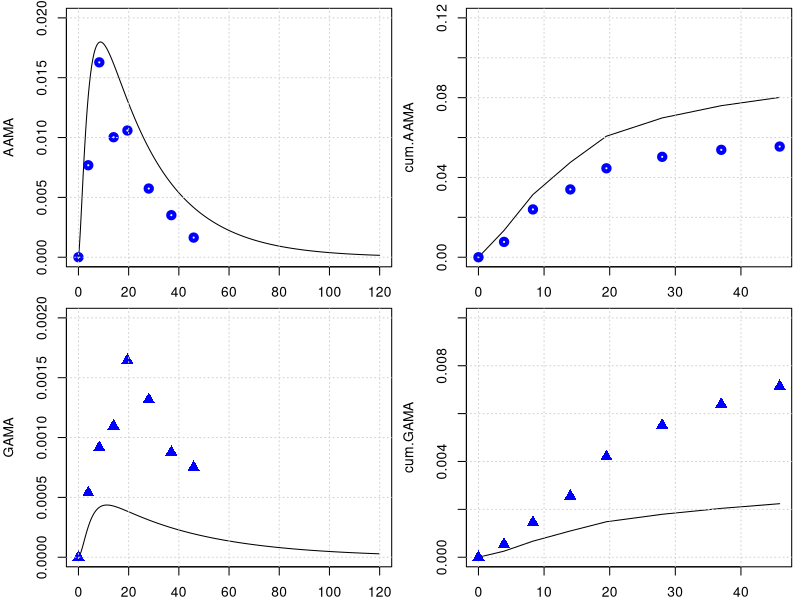
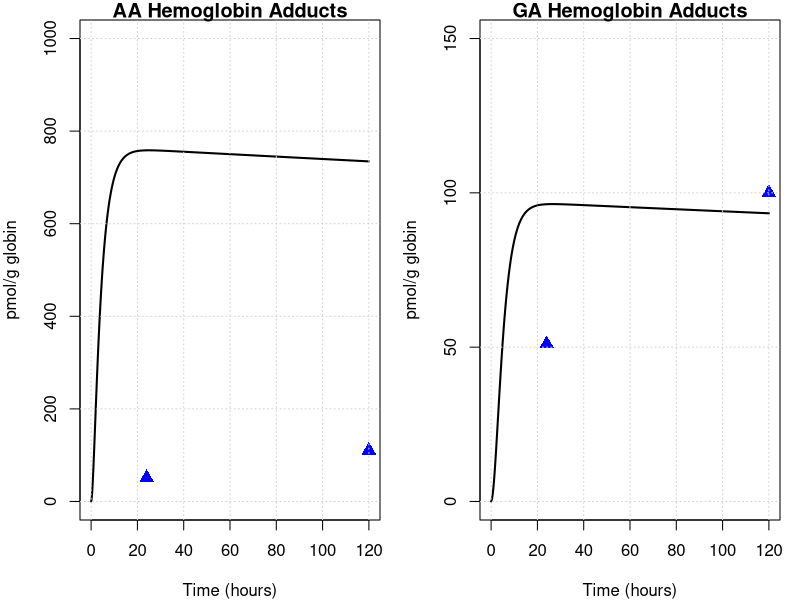
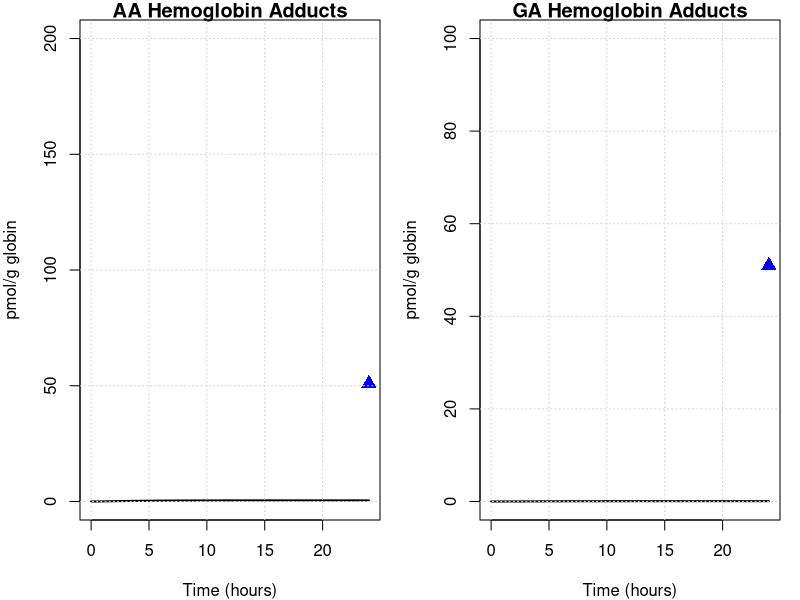

The R script that drew these images, in order:
library(deSolve)
library(minpack.lm)
graphics.off()

# body weight in kg
BW = 70 
# fractions of BW
##https://journals.sagepub.com/doi/pdf/10.1177/ANIB_32_3-4
F_B = 0.079 
F_B_AB = 0.35 #fraction: arterial blood of blood volume

F_B_VB = 0.65 #fraction: venous blood of blood volume
F_Li = 0.026
F_Ki = 0.0044
F_T = 1-(F_B+F_Li+F_Ki)
# organ volumes in L
V_AB <- BW*F_B*F_B_AB 
V_VB <- BW*F_B*F_B_VB 

V_T <- BW*F_T
V_Ki <- BW*F_Ki
V_Li <- BW*F_Li

#mixed venous delay compartment volume
V_mix <- V_VB

# cardiac output in L/(kg*h)
##https://journals.sagepub.com/doi/pdf/10.1177/ANIB_32_3-4
QCC = 16        #12.5 # maybe 14 or 6.5 check?
Q_C = QCC*BW^0.75
#FQ_P = 2.5/100 Trine: We don't have a lung compartment in this model
FQ_Li = 0.255
FQ_Ki = 0.19 #total - there is also an aterial flow rate 
FQ_T = 1 -( FQ_Li + FQ_Ki) # +FQ_P) Trine: We don't have a lung compartment in this model
Q_Li <- Q_C*FQ_Li
Q_Ki <- Q_C*FQ_Ki
Q_T <- Q_C*FQ_T

MW_aa = 71   # mg/mmol
MW_ga = 87   # mg/mmol
MW_GSH = 307.32 # mg/mmol
k_0_GSH = 7   # from Sweeney paper.
MW_GSH = 307.32     # mg/mmol

# partition coefficient 
pAA_TB  =  0.180     # Tissue::blood partition AA, Sweeney et al (2010) paper
pAA_KiB = 0.8      # Kidney::blood partition AA, Sweeney et al (2010) paper
pAA_LiB = 0.4      # liver::blood partition AA, Sweeney et al (2010) paper
# Maybe we said it earlier and these parameters are not sensitive to the model, but from which paper did you get the values of these partition coefs., 
# in the paper of Sweeney and of Li are different pAA_LiB = 0.4 and pAA_KiB = 0.8.

# reaction rate constants 
k_AAuptake = 1 #1/h

k_onAA_T = 0.028  #1/h     # we took it from Sweenney
k_onAA_B = 0.003 #0.036  #1/h # 0.036 h⁻¹ corresponds to tissue binding (KPBS1)in Sweeney, not blood
k_onAA_Li = 0.71 #1/h
k_onAA_Ki = 0.13 #1/h

# from 0.23 to 0.35
k_cl_GSH = 0.035   # 1/h   #  Reed et al. 2008 'A mathematical model of glutathione metabolism'
# doi:10.1186/1742-4682-5-8

# k_onAA_GSH = 0.55 # L/(mmol h)
# check, we do not use it any more.
k_exc_AAMA = 0.044  ## ##MK Furh et al. report on Elimination half-life of AAMA as ~17.4 h, then k_exc_AAMA=0.0398 h-1#
# 'Toxicokinetics of acrylamide in humans after ingestion of a defined dose in a test meal to improve risk assessment for acrylamide carcinogenicity'
# DOI: 10.1158/1055-9965.EPI-05-0647
# 0.049 #1/h or 0.13 # this will change the shape

# Maximum velocity for enzymatic reaction 
V_max_p450 = 9.08  # mg/h  from Sweenney paper, checked! (0.5 * BW^0.7 #)
# maximum rate of GA and AA conjugation with GSH (mg/(h BW^0.7))
Vmax_AA_GSH <- 472.2  #22*BW^0.7 # from the Sweeny  fitted   mg/h

# +++++++++++++++++++++++++++++++++++++++++++++++++++++++++++++++++
# PARAMETERS FOR GA
# +++++++++++++++++++++++++++++++++++++++++++++++++++++++++++++++++
# partition coefficient
pGA_TB  = 1.31 # Have been calculated from the Doerge et al 2005 paper on TK in mice
pGA_LiB = 0.5 #0.63 # Have been calculated from the Doerge et al 2005 paper on TK in mice
pGA_KiB = .3

#k_onGA_GSH = 0.8 #L/(mmol h)
k_onGA_T = 0.69        #1/h
k_onGA_B = 0.108       #1/h
k_onGA_Ki = k_onAA_T/2 #1/h
k_onGA_Li = 0.115      #1/h

k_exc_GAMA = 0.026   ##MK Furh et al. report on Elimination half-life of GAMA: ~25.1 hours, then k_exc_GAMA = 0.0276 h-1##  
# 0.077 #1/h  # or 0.027 # from sweeney # 
k_exc_GAOH = 0.077     # 1/h  # from sweeney
# (removed as no longer used) k_exc_GA <- .4         # 1/h Q_Ki*0.025

# Maximum velocity for enzymatic reaction 
V_max_EH = 20 *BW^0.7  
KM_p450 = 10.7
KM_EH = 100.0
# maximum rate of GA and AA conjugation with GSH (mg/(h BW^0.7))
Vmax_GA_GSH <- 389.05  # 20*BW^0.7 # from the Sweeny ( Vmax_GC2 )  fitted   mg/h

KMG1 = 100  # In Sweeney: KMG1 = 100 mg/L (human)  #50  #!Km with respect to AA for GSH conjugation mg/L (from Sweeny code) 
# Trine: This should be mg. Delete the term MW_aa
# Sweeney has this parameter for rK_FORM_AA_VALats ans 100 mg/L why did you use this number and why divived by MW??

KMGG <- 0.1 * MW_GSH # In Sweeney: KMGG = 0.1 mM # .1/MW_GSH        # !KM with respect to GSH for AA or GA conjugation with GSH mmol/L. Trine: should be mg/L
####and that this is 307 mg/L #This comment is wrong ignore
KMG2 = 100  #!Km with respect to GA for GSH conjugation mM. Trine: This should be mg. Delete the term MW_aa
# The same comment as for KMG1

# from the code, not from paper
KPT_Li = 0.015    # !'protein turnover rate in liver'# this is confimred in the exp. values of Sweeney
KPT_Ki = 0.013    # !'protein turnover rate in kidney'# 1/h this is 0.012 in Sweeney, I guess its not much of difference
#KPTR   = 1        # !'protein turnover rate in rpt'# this is 0.012 in Li et.al
KPTS   = 0.0039   # !'protein turnover rate in spt'# and this they have it 0.0051 Sweeney and Li 0.0012 refering to Sweeney
KPTRB  = 0.00035  # (correct by Maria)    # !'protein turnover rate in rbc'# how did we get that?
KPTPL  = 0.012    # !'protein turnover rate in plasma'# Sweeney has 0.012 for this value

kpb_Li = 0.1    #!protein binding in liver
kpbk_ki = 0.08   #!protein binding in kidney
kpbr1 = 0.08  # !protein binding in rpt
kpbs1 = 0.08   #!protein binding in spt
kpbrb1 = 0.01 # !protein binding in rbc (hemoglobin binding)
kpbpl1 = 0.01   #!protein binding in plasma 
reactratio = 2.0  #!reactivity ratio with protein, AA/GA
kpb_Li_2 = kpb_Li/reactratio    #!protein binding in liver
kpbk2 = kpbk_ki/reactratio    #!protein binding in kidney
kpbr2 = kpbr1/reactratio    #!protein binding in rpt
kpbs2 = kpbs1/reactratio    #!protein binding in spt
kpbrb2 = kpbrb1/reactratio  #!protein binding in rbc (hemoglobin binding)
kpbpl2 = kpbpl1/reactratio  #!protein binding in plasma 

# +++++++++++++++++++++++++++++++++++++++++++++++++++++++++++++++++
# CORRECTED HB ADDUCT PARAMETERS
# +++++++++++++++++++++++++++++++++++++++++++++++++++++++++++++++++

# 1. Total Globin Calculation (Standard Reference Man)
# Hb concentration ~150 mg/mL (or g/L). Blood Volume ~5 L.
#Total_Globin_mg <- 150 * 5000 # = 750,000 mg

# 2. Formation Constants (L/h)
# Literature k_val = 7500 fmol / (mg_globin * mM_AA * h)
# Conversion logic: K (L/h) = k_val * Total_Globin * 1e-12
#K_FORM_AA_VAL <- 7500 * Total_Globin_mg * 1e-12  # Result: ~0.0056 L/h
K_FORM_AA_VAL = 6424.9  # 7500  # !fmol AA-val/mg globin per mM AA-hr

# Literature k_val_GA = 34000 fmol / (mg_globin * mM_GA * h)
#K_FORM_GA_VAL <- 34000 * Total_Globin_mg * 1e-12 # Result: ~0.0255 L/h
K_FORM_GA_VAL <- 59000 #34000 # fmol GA-val/mg globin per mM GA-hr

# 3. Removal Constants (1/h)
# Adducts are removed with RBC turnover (Lifespan ~120 days)
# Should match KPTRB (Protein turnover in RBC)
#K_REM_AA_VAL <- KPTRB # 0.00035
K_REM_AA_VAL <- 0.00035 #AA-val adducts from RBC per hr
K_REM_GA_VAL <- 0.00035 #AA-val adducts from RBC per hr





# +++++++++++++++++++++++++++++++++++++++++++++++++++++++++++++++++
# create list of parameter
# +++++++++++++++++++++++++++++++++++++++++++++++++++++++++++++++++
params <- unlist(c(data.frame(pAA_TB, pAA_LiB, pAA_KiB,
                              pGA_TB, pGA_LiB, pGA_KiB,
                              k_onAA_T, k_onAA_B, k_onAA_Li,  k_onAA_Ki,
                              k_onGA_T, k_onGA_B, k_onGA_Li, k_onGA_Ki, 
                              k_exc_AAMA, k_exc_GAMA,
                              k_cl_GSH, V_max_p450, KM_p450, V_max_EH, KM_EH,
                              k_AAuptake)
))
yini <- c(m_AA_AB = 0.0, m_GA_AB = 0.0,      
          m_AA_VB = 0.0, m_GA_VB = 0.0,
          m_AA_mix = 0.0,   # AA amount in mixed venous delay compartment (mg)
          m_GA_mix = 0.0,   # GA amount in mixed venous delay compartment (mg)
          m_AA_Ki = 0.0, m_GA_Ki = 0.0, m_AA_dose = 0 ,
          m_AA_Li = 0.0, m_AAMA = 0.0, 
          m_GA_Li = 0.0, a_pb_GA_Li = 0.0,
          m_GAMA  = 0.0,       
          m_GSH_Li = k_0_GSH * V_Li * MW_GSH, 
          m_AA_T = 0.0, m_GA_T = 0.0,
          m_GAOH = 0.0, 
          a_pb_AA_Ki = 0,  a_pb_AA_Li = 0,
          a_pb_GA_Ki = 0, a_pb_AA_T = 0, 
          a_pb_GA_T = 0,
          m_AA_Hb = 0.0,   # <-- AA-hemoglobin adduct (fmol adducts per mg globin)
          m_GA_Hb = 0.0    # <-- GA-hemoglobin adduct (fmol adducts per mg globin)
)
# ++++++++++++++++++++++++++++++++++++++++++++++++++++++++++++++++++
# PBPK model for Acrylamide (AA) with GA and mass-balance diagnostics
# ++++++++++++++++++++++++++++++++++++++++++++++++++++++++++++++++++
PBPKmodelAA <- function(t, state, parameter) {
  with(as.list(c(t, state, parameter)), {
    
    #----#---#  Model for AA  #---#---#
    # concentrations blood in the organs in mg/L
    c_AA_AB <- m_AA_AB / V_AB
    c_AA_VB <- m_AA_VB / V_VB
    c_AA_mix <- m_AA_mix / V_mix   # mixed compartment
    c_AA_T  <- m_AA_T  / V_T
    c_AA_Li <- m_AA_Li / V_Li 
    c_AA_Li_free <- c_AA_Li / pAA_LiB # the enzyme “sees” only the fraction considered available 
    #for reaction and transport, correcting for liver:blood partitioning.
    c_AA_Ki <- m_AA_Ki / V_Ki
    
    c_GSH_Li <- m_GSH_Li / V_Li
    
    # units checked -> mg/h
    dm_AA_dose <- - k_AAuptake * m_AA_dose
    
    # Blood
    # units checked -> mg/h
    # Arterial blood
    dm_AA_AB <- Q_C * (c_AA_VB - c_AA_AB) - k_onAA_B * c_AA_AB * V_AB
    
    # Mixed venous delay compartment: receives tissue outflows
    dm_AA_mix <- Q_T  * (c_AA_T  / pAA_TB) +
      Q_Li * (c_AA_Li / pAA_LiB) +
      Q_Ki * (c_AA_Ki / pAA_KiB) -
      Q_C  * c_AA_mix
    
    # Venous blood: receives flow from mixed compartment
    dm_AA_VB <- Q_C * (c_AA_mix - c_AA_VB) - k_onAA_B * c_AA_VB * V_VB
    
    # !terminal valine hemoglobin adducts
    # we define m_AA_Hb in unit as "fmol adducts per mg globin"
    dm_AA_Hb <- K_FORM_AA_VAL * (c_AA_VB / MW_aa) - K_REM_AA_VAL * m_AA_Hb
    
    
    
    
    # Kidney
    dm_AA_Ki <- Q_Ki * c_AA_AB - Q_Ki * (c_AA_Ki / pAA_KiB) - k_onAA_Ki * m_AA_Ki
    # protein turnover AA in Kidney
    da_pb_AA_Ki <- kpbk_ki * m_AA_Ki - a_pb_AA_Ki * KPT_Ki
    
    # liver metabolism (AA -> GA via P450 and AA -> AAMA via GSH conjugation)
    metAA_GSH  <- Vmax_AA_GSH * c_AA_Li_free * c_GSH_Li /((KMG1 + c_AA_Li_free) * (KMGG + c_GSH_Li))
    metAA_P450 <- V_max_p450 * c_AA_Li_free /(KM_p450 + c_AA_Li_free)
    
    # Liver mass balance for AA
    dm_AA_Li <- Q_Li * (c_AA_AB - c_AA_Li / pAA_LiB) + k_AAuptake * m_AA_dose -
      k_onAA_Li * m_AA_Li - metAA_P450 - metAA_GSH
    
    
    # protein turnover AA in Liver
    da_pb_AA_Li <- kpb_Li * m_AA_Li - a_pb_AA_Li * KPT_Li
    
    # Tissue
    dm_AA_T <- Q_T * (c_AA_AB - c_AA_T / pAA_TB) - k_onAA_T * m_AA_T
    # protein turnover AA in Tissue
    da_pb_AA_T <- kpbs1 * m_AA_T - a_pb_AA_T * KPTS
    
    # Urine / metabolite AAMA (from AA via GSH conjugation)
    dm_AAMA <- metAA_GSH - m_AAMA * k_exc_AAMA
    
    
    ########################################################################################
    #-GA-#-GA-#  Model for GA  #-GA-#-GA-#    
    # concentrations blood in the organs in mg/L
    c_GA_AB <- m_GA_AB / V_AB
    c_GA_VB <- m_GA_VB / V_VB
    c_GA_T  <- m_GA_T  / V_T
    c_GA_Li <- m_GA_Li / V_Li
    c_GA_Li_free <- c_GA_Li / pGA_LiB # # blood-equivalent / free concentrations driving metabolism
    c_GA_Ki <- m_GA_Ki / V_Ki
    
    
    c_GA_mix <- m_GA_mix / V_mix   # mixed compartment
    
    # Blood
    dm_GA_AB <- Q_C * (c_GA_VB - c_GA_AB) - k_onGA_B * c_GA_AB * V_AB
    
    # Mixed venous delay compartment: receives tissue outflows
    dm_GA_mix <- Q_T * (c_GA_T  / pGA_TB) +
      Q_Li * (c_GA_Li / pGA_LiB) +
      Q_Ki * (c_GA_Ki / pGA_KiB) -
      Q_C  * c_GA_mix
    
    # Venous blood: receives flow from mixed compartment
    dm_GA_VB <- Q_C * (c_GA_mix - c_GA_VB) - k_onGA_B * c_GA_VB * V_VB
    
    # hemoglobin
    dm_GA_Hb <- K_FORM_GA_VAL * ( c_GA_VB / MW_ga ) - K_REM_GA_VAL * m_GA_Hb
    
    
    # Kidney
    dm_GA_Ki <- Q_Ki * c_GA_AB - Q_Ki * (c_GA_Ki / pGA_KiB) - k_onGA_Ki * m_GA_Ki
    da_pb_GA_Ki <- kpbk_ki * m_GA_Ki - a_pb_GA_Ki * KPT_Ki
    
    # Liver metabolism for GA (and formation from AA via p450)
    metGA_GSH <- Vmax_GA_GSH * c_GSH_Li * c_GA_Li_free / ((KMG2 + c_GA_Li_free) * (KMGG + c_GSH_Li))
    metGA_EH  <- V_max_EH * c_GA_Li_free / (KM_EH + c_GA_Li_free)
    
    
    metAA_P450_GA <- metAA_P450 * (MW_ga / MW_aa)
    dm_GA_Li <- Q_Li * (c_GA_AB - c_GA_Li / pGA_LiB) - k_onGA_Li * m_GA_Li +
      metAA_P450_GA - metGA_GSH - metGA_EH
    # protein turnover GA in Liver
    da_pb_GA_Li <- kpb_Li_2 * m_GA_Li - a_pb_GA_Li * KPT_Li
    
    # GA metabolites (excretable)
    dm_GAMA  <- metGA_GSH - m_GAMA * k_exc_GAMA
    dm_GAOH  <- metGA_EH  - m_GAOH * k_exc_GAOH
    
    # Tissue
    dm_GA_T <- Q_T * (c_GA_AB - c_GA_T / pGA_TB) - k_onGA_T * m_GA_T
    da_pb_GA_T <- kpbs2 * m_GA_T - a_pb_GA_T * KPTS
    
    # GSH pool in liver (consumed by both AA and GA conjugation) # correction of the eqs.
    # earlier eq. 'production − clearance − consumption' 
    #This eq. 'GSH self-corrects to baseline, matches physiology, from Sweeney
    dm_GSH_Li <- k_cl_GSH * (k_0_GSH * V_Li * MW_GSH - m_GSH_Li) - metAA_GSH - metGA_GSH
    
    
    
    
    # -------------------------------------------------------------------------
    # Mass-balance diagnostics (do not change dynamics; returned as named outputs)
    # Total mass pools (AA, GA, and combined AA+GA + metabolites)
    # total_AA_mass <- m_AA_AB + m_AA_VB + m_AA_T + m_AA_Li + m_AA_Ki + m_AAMA
    total_AA_mass <- m_AA_AB + m_AA_VB + m_AA_mix + m_AA_T + m_AA_Li + m_AA_Ki + m_AAMA + m_AA_dose
    # total_GA_mass <- m_GA_AB + m_GA_VB + m_GA_T + m_GA_Li + m_GA_Ki + m_GAMA + m_GAOH
    total_GA_mass <- m_GA_AB + m_GA_VB + m_GA_mix + m_GA_T + m_GA_Li + m_GA_Ki + m_GAMA + m_GAOH
    
    # Rate of change of total AA (sum of AA derivatives)
    #dm_total_AA <- dm_AA_dose + dm_AA_AB + dm_AA_VB + dm_AA_T + dm_AA_Li + dm_AA_Ki + dm_AAMA
    dm_total_AA <- dm_AA_dose + dm_AA_AB + dm_AA_VB + dm_AA_mix + dm_AA_T + dm_AA_Li + dm_AA_Ki + dm_AAMA
    # Rate of change of total GA (sum of GA derivatives)
    # dm_total_GA <- dm_GA_AB + dm_GA_VB + dm_GA_T + dm_GA_Li + dm_GA_Ki + dm_GAMA + dm_GAOH
    dm_total_GA <- dm_GA_AB + dm_GA_VB + dm_GA_mix + dm_GA_T + dm_GA_Li + dm_GA_Ki + dm_GAMA + dm_GAOH 
    
    # Combined pool derivative (AA + GA + excretable metabolites)
    combined_deriv <- dm_total_AA + dm_total_GA
    
    # Total excretion (rate at which mass leaves the modeled system)
    total_excretion_rate <- m_AAMA * k_exc_AAMA + m_GAMA * k_exc_GAMA + m_GAOH * k_exc_GAOH
    
    # For perfect mass conservation: combined_deriv + total_excretion_rate should be ~ 0
    # (because conversions AA->GA are internal transfers; only excretion removes mass)
    mass_balance_residual <- combined_deriv + total_excretion_rate
    
    # Flow/volume diagnostics
    flow_residual <- Q_C - (Q_T + Q_Li + Q_Ki)   # if non-zero, flows don't sum to cardiac output
    volume_sum    <- V_AB + V_VB + V_mix + V_T + V_Li + V_Ki  # check if sum matches expected total blood/tissue volume
    
    # -------------------------------------------------------------------------
    # Return: first element must be vector of derivatives (in the same order as `state`)
    derivs <- c(
      dm_AA_AB,    dm_GA_AB,   
      dm_AA_VB,    dm_GA_VB,
      dm_AA_mix, dm_GA_mix,
      dm_AA_Ki,    dm_GA_Ki,   dm_AA_dose,
      dm_AA_Li,    dm_AAMA,
      dm_GA_Li,    da_pb_GA_Li, dm_GAMA,
      dm_GSH_Li,   dm_AA_T,     dm_GA_T,
      dm_GAOH,
      da_pb_AA_Ki, da_pb_AA_Li,
      da_pb_GA_Ki, da_pb_AA_T, 
      da_pb_GA_T,
      dm_AA_Hb ,   # <-- AA-hemoglobin adduct
      dm_GA_Hb     # <-- GA-hemoglobin adduct
    )
    
    # Named diagnostics returned as additional items (deSolve will include them in output)
    return(list(
      derivs,
      total_AA_mass = total_AA_mass,
      total_GA_mass = total_GA_mass,
      combined_total_mass = total_AA_mass + total_GA_mass,
      dm_total_AA = dm_total_AA,
      dm_total_GA = dm_total_GA,
      combined_deriv = combined_deriv,
      total_excretion_rate = total_excretion_rate,
      mass_balance_residual = mass_balance_residual,
      flow_residual = flow_residual,
      volume_sum = volume_sum
    ))
  })
}
PBPKmodelAA <- compiler::cmpfun(PBPKmodelAA)



# ++++++++++++++++++++++++++++++++++++++++++++++++++++++++++++++++++
# manual readout from Kopp and Dekant 2009
n_days = 5  # simulate for 5 days

times <- seq(from = 0, to = n_days * 24 , by = 0.1)
diet <- data.frame(var = "m_AA_dose", method = "add",
                   time = 24* c(0),  value = 0.5 *BW /1000 )  # dose of 0.05 microg/kg bw
out <- ode(y = yini, times = times, func = PBPKmodelAA, parms = params, events = list(data = diet))
yobs_urine <- data.frame(
  time = c(0.0, 3.9, 8.3, 14, 19.5, 28, 37, 45.9),
  AAMA = c(0.0, 32.8*1e-6, 69.5*1e-6, 42.8*1e-6, 45.2*1e-6, 24.5*1e-6, 15*1e-6, 7*1e-6)*234.28, #https://pubchem.ncbi.nlm.nih.gov/compound/N-Acetyl-S-_2-carbamoylethyl_-L-cysteine
  GAMA = c(0.0, 2.15*1e-6, 3.66*1e-6, 4.38*1e-6, 6.57*1e-6, 5.26*1e-6, 3.50*1e-6, 3.0*1e-6)*250.27
)

# plot for AAMA in urinary
par( mfrow = c(2,2) , mar = c(2,4,.5,.5) )
plot(out[,'time'], out[,'m_AAMA']   ,type = 'l',xlab = 'time', ylab = 'AAMA', ylim = c(0,.02) )
points(yobs_urine$time, yobs_urine$AAMA , col="blue", lwd = 4) ; grid()
time_points_measure_unrine = c(1, 40, 84, 141, 196, 280 , 371, 460)
tamtam = out[,'m_AAMA'][time_points_measure_unrine ]
plot(yobs_urine$time, cumsum( tamtam ),type = 'l', ylab = 'cum.AAMA', ylim = c(0,.12), xlab = 'time' ); grid()
points(yobs_urine$time, cumsum(yobs_urine$AAMA) , col="blue", lwd = 4)

# plot for GAMA 
plot(out[,'time'], out[,'m_GAMA']  ,type = 'l',xlab = '', ylab = 'GAMA', ylim = c(0,.002) )
points(yobs_urine$time, yobs_urine$GAMA , col="blue", cex = 1.5, pch = 17); grid()
time_points_measure_unrine = c(1, 40, 84, 141, 196, 280 , 371, 460)
tamtam = out[,'m_GAMA'][time_points_measure_unrine ]
plot(yobs_urine$time, cumsum( tamtam ),type = 'l',xlab = '', ylab = 'cum.GAMA', ylim = c(0,.01) ); grid()
points(yobs_urine$time, cumsum(yobs_urine$GAMA) , col="blue",cex = 1.5, pch = 17)





n_days = 5 # simulate for 5 days
times <- seq(from = 0, to = n_days * 24   , by = 0.1)
diet <- data.frame(var = "m_AA_dose", method = "add",   #  24* c(0:(n_days/2))
                   time = c(0 ),  value = 760 *BW /1000 ) # 
out <- ode(y = yini, times = times, func = PBPKmodelAA, parms = params, events = list(data = diet))

par( mfrow = c(1,2) , mar = c(4,4,1,1) )
# plot for hemoglobin adducts AA 
plot(out[,'time'],      out[,'m_AA_Hb'],
     type = 'l', lwd=2,  xlab = 'Time (hours)',    ylab = 'pmol/g globin', 
     main = 'AA Hemoglobin Adducts',   
     ylim = c(0, 1000)) # Adjusted ylim to typical range (0-150)
# Add reference points (ensure these values are also in pmol/g globin)
points(c(24, 120), c(51, 110), col="blue", cex = 1.5, pch = 17) ; grid()

plot(out[,'time'],  out[,'m_GA_Hb'], 
     type = 'l', lwd=2,  xlab = 'Time (hours)',    ylab = 'pmol/g globin', 
     main = 'GA Hemoglobin Adducts',   
     ylim = c(0, 150)) # Adjusted ylim to typical range (0-150)
# Add reference points (ensure these values are also in pmol/g globin)
points(c(24, 120), c(51, 100), col="blue", cex = 1.5, pch = 17) ; grid()






#######################
n_days = 1 # simulate for 5 days
times <- seq(from = 0, to = n_days * 24   , by = 0.1)
diet <- data.frame(var = "m_AA_dose", method = "add",   #  24* c(0:(n_days/2))
                   time = c(0 ),  value = 0.5 *BW /1000   ) #  0.5 *BW /1000   # dose of 0.05 microg/kg bw
out <- ode(y = yini, times = times, func = PBPKmodelAA, parms = params, events = list(data = diet))


par( mfrow = c(1,2) , mar = c(4,4,1,1) )
# plot for hemoglobin adducts AA 
plot(out[,'time'],    out[,'m_AA_Hb'],
     type = 'l', lwd=2,  xlab = 'Time (hours)',    ylab = 'pmol/g globin', 
     main = 'AA Hemoglobin Adducts',   
     ylim = c(0, 200)) # Adjusted ylim to typical range (0-150)
# Add reference points (ensure these values are also in pmol/g globin)
points(c(24, 120), c(51, 110), col="blue", cex = 1.5, pch = 17) ; grid()

plot(out[,'time'],  out[,'m_GA_Hb'], 
     type = 'l', lwd=2,  xlab = 'Time (hours)',    ylab = 'pmol/g globin', 
     main = 'GA Hemoglobin Adducts',   
     ylim = c(0, 100)) # Adjusted ylim to typical range (0-150)
# Add reference points (ensure these values are also in pmol/g globin)
points(c(24, 120), c(51, 100), col="blue", cex = 1.5, pch = 17) ; grid()
